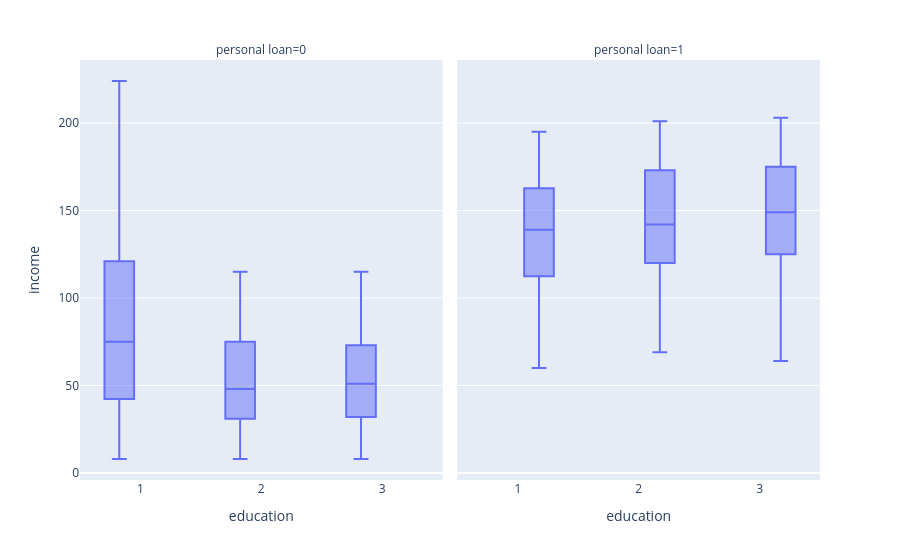

Source (notebook cell):
### Code cell
import plotly.express as px

fig = px.box(
    data,
    x='education',
    y='income',
    facet_col='personal loan'
)

fig.show()

### Figure 1 — Plotly figure (JSON) as saved in the notebook; plotly's stock layout.template omitted (floating-point values rounded to 4 significant figures; data arrays with more than 128 entries replaced by an {"elided": "..."} marker saying what was removed)
{"data": [{"alignmentgroup": "True", "hovertemplate": "personal loan=0<br>education=%{x}<br>income=%{y}<extra></extra>", "legendgroup": "", "marker": {"color": "#636efa"}, "name": "", "notched": false, "offsetgroup": "", "orientation": "v", "showlegend": false, "type": "box", "x": {"elided": "4520 int values"}, "x0": " ", "xaxis": "x", "y": {"elided": "4520 int values"}, "y0": " ", "yaxis": "y"}, {"alignmentgroup": "True", "hovertemplate": "personal loan=1<br>education=%{x}<br>income=%{y}<extra></extra>", "legendgroup": "", "marker": {"color": "#636efa"}, "name": "", "notched": false, "offsetgroup": "", "orientation": "v", "showlegend": false, "type": "box", "x": {"elided": "480 int values"}, "x0": " ", "xaxis": "x2", "y": {"elided": "480 int values"}, "y0": " ", "yaxis": "y2"}], "layout": {"annotations": [{"font": {}, "showarrow": false, "text": "personal loan=0", "x": 0.245, "xanchor": "center", "xref": "paper", "y": 1, "yanchor": "bottom", "yref": "paper"}, {"font": {}, "showarrow": false, "text": "personal loan=1", "x": 0.755, "xanchor": "center", "xref": "paper", "y": 1, "yanchor": "bottom", "yref": "paper"}], "boxmode": "group", "legend": {"tracegroupgap": 0}, "margin": {"t": 60}, "xaxis": {"anchor": "y", "domain": [0, 0.49], "title": {"text": "education"}}, "xaxis2": {"anchor": "y2", "domain": [0.51, 1], "matches": "x", "title": {"text": "education"}}, "yaxis": {"anchor": "x", "domain": [0, 1], "title": {"text": "income"}}, "yaxis2": {"anchor": "x2", "domain": [0, 1], "matches": "y", "showticklabels": false}}}
